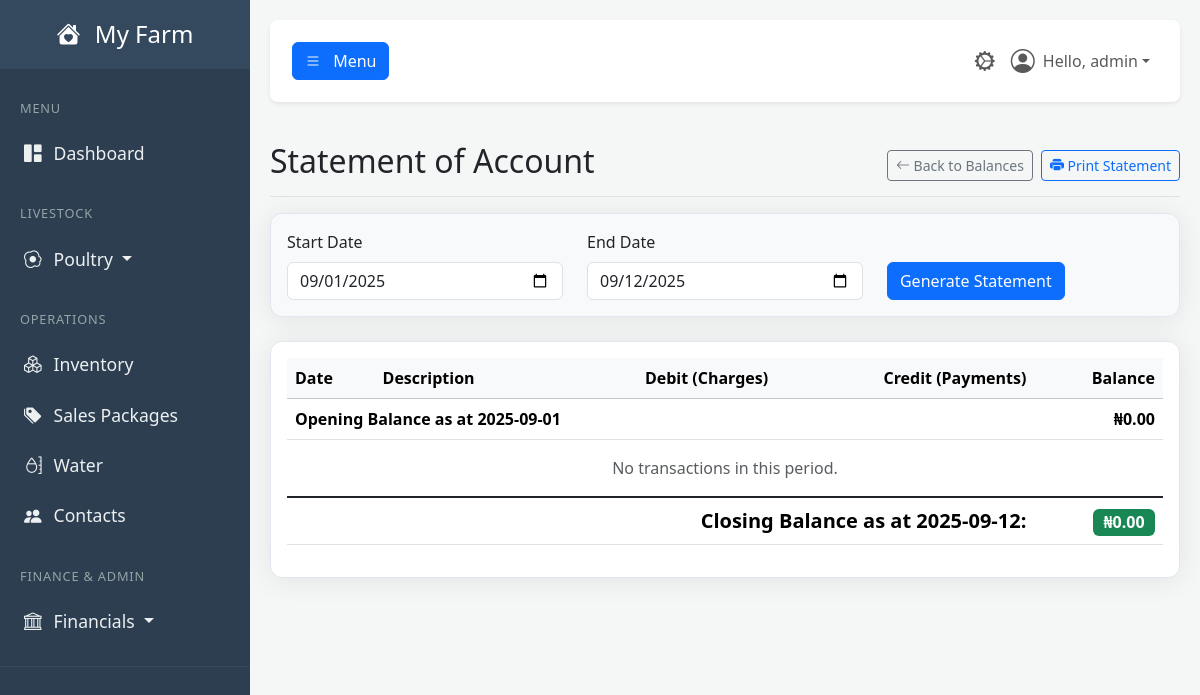
Page /bookkeeping/contact_ledger/14 (signed in) on the earlier database version.
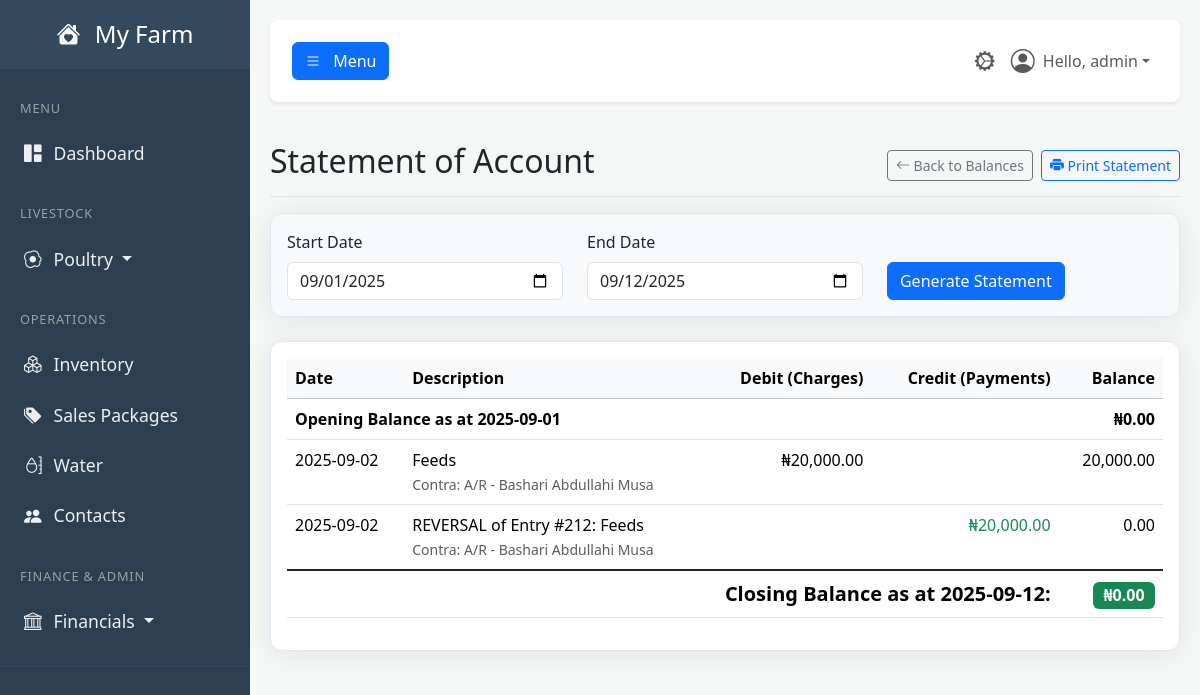
Same page on the later database version.
### tables this page shows
CREATE TABLE journal_entries (
            id INTEGER PRIMARY KEY,
            transaction_date TEXT NOT NULL,
            description TEXT NOT NULL,
            debit_account_id INTEGER NOT NULL,
            credit_account_id INTEGER NOT NULL,
            amount REAL NOT NULL,
            created_by_user_id INTEGER NOT NULL,
            related_contact_id INTEGER,
            related_sale_id INTEGER, -- Links back to a specific sale
            created_at TIMESTAMP DEFAULT CURRENT_TIMESTAMP, is_closed INTEGER DEFAULT 0,
            FOREIGN KEY (debit_account_id) REFERENCES accounts (id),
            FOREIGN KEY (credit_account_id) REFERENCES accounts (id),
            FOREIGN KEY (created_by_user_id) REFERENCES users (id),
            FOREIGN KEY (related_contact_id) REFERENCES contacts (id),
            FOREIGN KEY (related_sale_id) REFERENCES sales (id)
        );

CREATE TABLE accounts (
            id INTEGER PRIMARY KEY,
            code TEXT UNIQUE,
            name TEXT NOT NULL UNIQUE,
            type TEXT NOT NULL, -- Asset, Liability, Equity, Revenue, Expense
            is_active BOOLEAN NOT NULL DEFAULT 1,
            created_at TIMESTAMP DEFAULT CURRENT_TIMESTAMP
        );

### app.py (the view)
@app.route('/bookkeeping/contact_ledger/<int:contact_id>')
@login_required
@permission_required('view_bookkeeping')
def contact_ledger(contact_id):
    db = get_db()
    contact = db.execute("SELECT * FROM contacts WHERE id = ?", (contact_id,)).fetchone()
    if not contact or not contact['account_id']:
        flash("Contact not found or does not have a linked ledger account.", "danger")
        return redirect(url_for('contacts_dashboard'))
    contact_account_id = contact['account_id']
    start_date, end_date = _get_report_dates(request.args)
    opening_balance_row = db.execute("""
        SELECT (
            (SELECT COALESCE(SUM(amount), 0) FROM journal_entries WHERE debit_account_id = ? AND transaction_date < ?) -
            (SELECT COALESCE(SUM(amount), 0) FROM journal_entries WHERE credit_account_id = ? AND transaction_date < ?)
        ) as opening_balance
    """, (contact_account_id, start_date, contact_account_id, start_date)).fetchone()
    opening_balance = opening_balance_row['opening_balance'] if opening_balance_row else 0
    transactions = db.execute("""
        SELECT
            je.transaction_date,
            je.description,
            CASE WHEN je.debit_account_id = ? THEN je.amount ELSE 0 END as debit,
            CASE WHEN je.credit_account_id = ? THEN je.amount ELSE 0 END as credit,
            debit_acc.name as debit_account_name,
            credit_acc.name as credit_account_name
        FROM journal_entries je
        JOIN accounts debit_acc ON je.debit_account_id = debit_acc.id
        JOIN accounts credit_acc ON je.credit_account_id = credit_acc.id
        WHERE (je.debit_account_id = ? OR je.credit_account_id = ?)
        AND je.transaction_date BETWEEN ? AND ?
        ORDER BY je.transaction_date ASC, je.id ASC
    """, (contact_account_id, contact_account_id, contact_account_id, contact_account_id, start_date, end_date)).fetchall()
    ledger_entries = []
    running_balance = opening_balance
    for tx_row in transactions:
        tx = dict(tx_row)
        running_balance += tx['debit'] - tx['credit']
        tx['running_balance'] = running_balance
        ledger_entries.append(tx)
    closing_balance = running_balance
    return render_template(
        'contact_ledger.html',
        user=g.user,
        contact=contact,
        start_date=start_date,
        end_date=end_date,
        opening_balance=opening_balance,
        closing_balance=closing_balance,
        ledger_entries=ledger_entries,
        now=datetime.utcnow()
    )

### app.py (called while the page is built)
def get_db():
    if 'db' not in g:
        g.db = sqlite3.connect(DATABASE)
        g.db.row_factory = sqlite3.Row
    return g.db

def login_required(f):
    @wraps(f)
    def decorated_function(*args, **kwargs):
        if 'user_id' not in session:
            flash('Please log in to access this page.', 'warning')
            return redirect(url_for('login'))
        g.user = User.get_by_id(session['user_id'])
        if not g.user:
            session.clear()
            return redirect(url_for('login'))
        return f(*args, **kwargs)
    return decorated_function

def permission_required(permission_name):
    def decorator(f):
        @wraps(f)
        def decorated_function(*args, **kwargs):
            if not hasattr(g, 'user') or not g.user.has_permission(permission_name):
                flash('You do not have the required permission.', 'danger')
                return redirect(url_for('dashboard'))
            return f(*args, **kwargs)
        return decorated_function
    return decorator

### templates/contact_ledger.html (shortened to what this page needs)
{% extends "base.html" %}
{% block content %}
    <div class="d-flex justify-content-between flex-wrap flex-md-nowrap align-items-center pt-3 pb-2 mb-3 border-bottom no-print">
        <h1 class="h2">Statement of Account</h1>
        <div class="btn-toolbar mb-2 mb-md-0">
            <a href="{{ url_for('contacts_dashboard') }}" class="btn btn-sm btn-outline-secondary me-2">               <i class="bi bi-arrow-left"></i> Back to Balances
            </a>
            <button onclick="window.print();" class="btn btn-sm btn-outline-primary">
                <i class="bi bi-printer-fill"></i> Print Statement
            </button>
        </div>
    </div>
    <form method="GET" action="{{ url_for('contact_ledger', contact_id=contact.id) }}" class="card p-3 mb-4 no-print bg-light">
        <div class="row align-items-end">
            <div class="col-md-4">
                <label for="start_date" class="form-label">Start Date</label>
                <input type="date" class="form-control" name="start_date" id="start_date" value="{{ start_date }}">
            </div>
            <div class="col-md-4">
                <label for="end_date" class="form-label">End Date</label>
                <input type="date" class="form-control" name="end_date" id="end_date" value="{{ end_date }}">
            </div>
            <div class="col-md-4">
                <button type="submit" class="btn btn-primary">Generate Statement</button>
            </div>
        </div>
    </form>
    <div class="card shadow-sm">
        <div class="card-body">
            <table class="table">
                <thead class="table-light">
                    <tr>
                        <th>Date</th>
                        <th>Description</th>
                        <th class="text-end">Debit (Charges)</th>
                        <th class="text-end">Credit (Payments)</th>
                        <th class="text-end">Balance</th>
                    </tr>
                </thead>
                <tbody>
    <tr>
        <td colspan="4"><strong>Opening Balance as at {{ start_date }}</strong></td>
        <td class="text-end"><strong>₦{{ '{:,.2f}'.format(opening_balance) }}</strong></td>
    </tr>
    {% for entry in ledger_entries %}
    <tr>
        <td>{{ entry.transaction_date }}</td>
        <td>
            {{ entry.description }}<br>
            <small class="text-muted">
                {% if entry.debit > 0 %}
                    Contra: {{ entry.credit_account_name }}
                {% else %}
                    Contra: {{ entry.debit_account_name }}
                {% endif %}
            </small>
        </td>
        <td class="text-end">{{ '₦{:,.2f}'.format(entry.debit) if entry.debit > 0 else '' }}</td>
        <td class="text-end text-success">{{ '₦{:,.2f}'.format(entry.credit) if entry.credit > 0 else '' }}</td>
        <td class="text-end">{{ '{:,.2f}'.format(entry.running_balance) }}</td>
    </tr>
    {% else %}
    <tr><td colspan="5" class="text-center text-muted p-3">No transactions in this period.</td></tr>
                                        {% endfor %}
                </tbody>
                <tfoot class="table-group-divider">
                    <tr>
                        <th colspan="4" class="fs-5 text-end">Closing Balance as at {{ end_date }}:</th>
                        <th class="fs-5 text-end">
                            <span class="badge fs-6 {{ 'bg-danger' if closing_balance > 0 else 'bg-success' }}">
                                ₦{{ '{:,.2f}'.format(closing_balance) }}
                            </span>
                        </th>
                    </tr>
                </tfoot>
            </table>
        </div>
    </div>
{% endblock %}

Differences in the rows shown:
added journal_entries: transaction_date "2025-09-02", description "Feeds", credit_account_name "A/R - Bashari Abdullahi Musa", debit "₦20,000.00", running_balance "20,000.00"
added journal_entries: transaction_date "2025-09-02", description "REVERSAL of Entry #212: Feeds", debit_account_name "A/R - Bashari Abdullahi Musa", credit "₦20,000.00", running_balance "0.00"
Other differences:
text no longer shown: "No transactions in this period."
